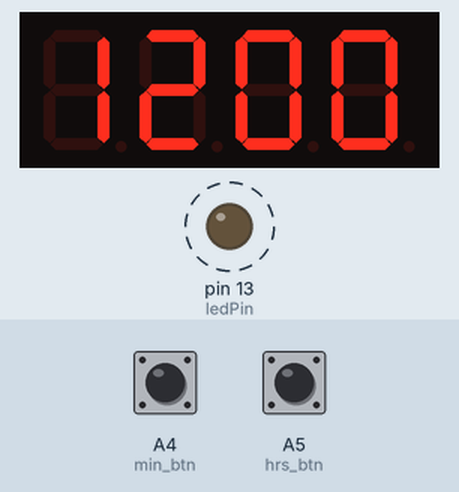
Recording of a sketch running on a simulated Arduino Uno, built with avr-gcc and run on an emulated ATmega328P. Parts: 4-digit seven-segment display, output pins drawn as LEDs (lit = HIGH). Dashed ring = blinking. The test bench sets the inputs (shaded band); at power-on: A4 (min_btn) HIGH, A5 (hrs_btn) HIGH.

Above: at 3.3 s.
3.4 s: A4 (min_btn) pulled LOW for 1.25 s
At 3.9 s:
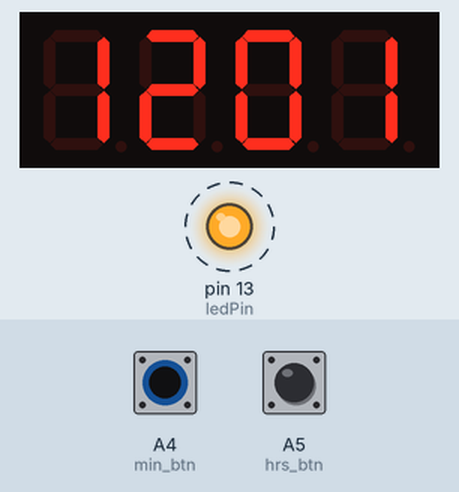
6.1 s: A5 (hrs_btn) pulled LOW for 1.25 s
At 6.75 s:
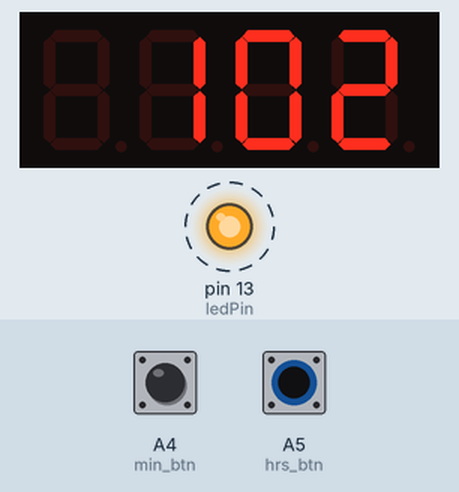
8.8 s: A4 (min_btn) pulled LOW for 1.25 s
At 9.75 s:
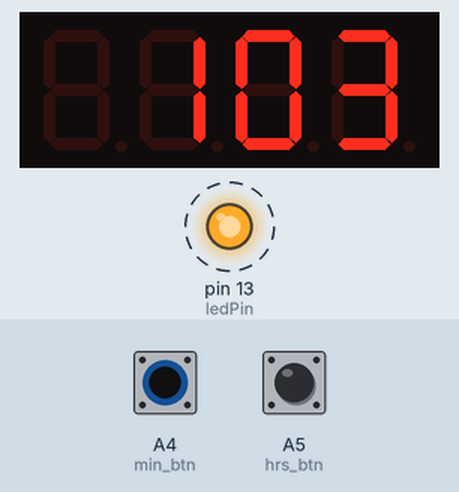
11.5 s: A5 (hrs_btn) pulled LOW for 1.25 s
At 11.75 s:
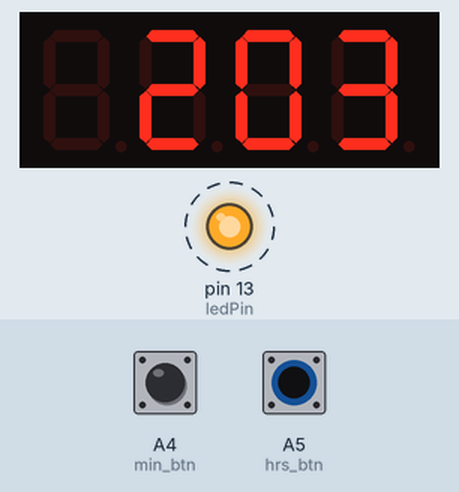
Timing chart, 0 to 15.2 s (numbered marks = the images above; inputs shaded):
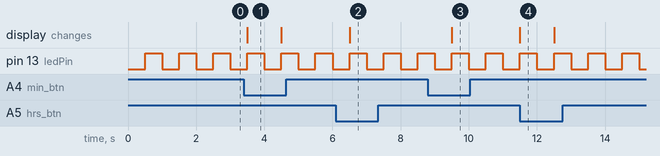

The sketch:

code.ino
```cpp
#include "SevSeg.h"
 SevSeg Display;
 const unsigned long period = 1000;
 const unsigned long led_period = 500;
 unsigned long startMillis;
 unsigned long led_startMillis;
 unsigned long currentMillis;
 unsigned long led_currentMillis;

 const int hrs_btn = A5;
 const int min_btn = A4;
 const int ledPin = 13;

 int Hrs = 12;
 int Min = 0;
 int Sec = 0;
 int Time;
 int ledState = LOW;
 void setup()
 {
 pinMode(hrs_btn, INPUT_PULLUP);
 pinMode(min_btn, INPUT_PULLUP);
 pinMode(ledPin, OUTPUT);
 byte numDigits = 4;

 byte digitPins[] = {A3, A2, A1, A0};
 byte segmentPins[] = {2, 3, 4, 5, 6, 7, 8};

 bool resistorsOnSegments = true;
 bool updateWithDelaysIn = true;

 byte hardwareConfig = COMMON_ANODE;

 Display.begin(hardwareConfig, numDigits, digitPins, segmentPins, resistorsOnSegments);
 Display.setBrightness(100);
 }
 void loop()
 {
 currentMillis = millis();
 if (currentMillis - startMillis >= period)
 {
 Sec = Sec + 1;
 startMillis = currentMillis;
 }
 led_currentMillis = millis();
 if (led_currentMillis - led_startMillis >= led_period)
 {
 led_startMillis = led_currentMillis;
 if (ledState == LOW)
 {
 ledState = HIGH;
 if (digitalRead(hrs_btn) == LOW)
 {
 Hrs = Hrs + 1;
 }
 if (digitalRead(min_btn) == LOW)
 {
 Min = Min + 1;
 Sec = 0;
 }
 }
 else
 {
 ledState = LOW;
 }
 digitalWrite(ledPin, ledState);
 }
 if (Sec == 60)
 {
 Sec = 0;
 Min = Min + 1;
 }
 if (Min == 60)
 {
 Min = 0;
 Hrs = Hrs + 1;
 }
 if (Hrs == 13)
 {
 Hrs = 1;
 }
 Time = Hrs * 100 + Min;
 Display.setNumber(Time);
 Display.refreshDisplay();
 }
```

Measured:
- after the input at 3.4 s, the display: changes after 0.10 s (image 1)
- after the input at 6.1 s, the display: changes after 0.40 s (image 2)
- after the input at 8.8 s, the display: changes after 0.70 s (image 3)
- after the input at 11.5 s, the display: changes at once (image 4)
- by itself, pin 13 (ledPin): alternates HIGH for 0.50 s and LOW for 0.50 s
- what the display in image 1 shows lasts 1.0 s, from 3.5 s to 4.5 s
